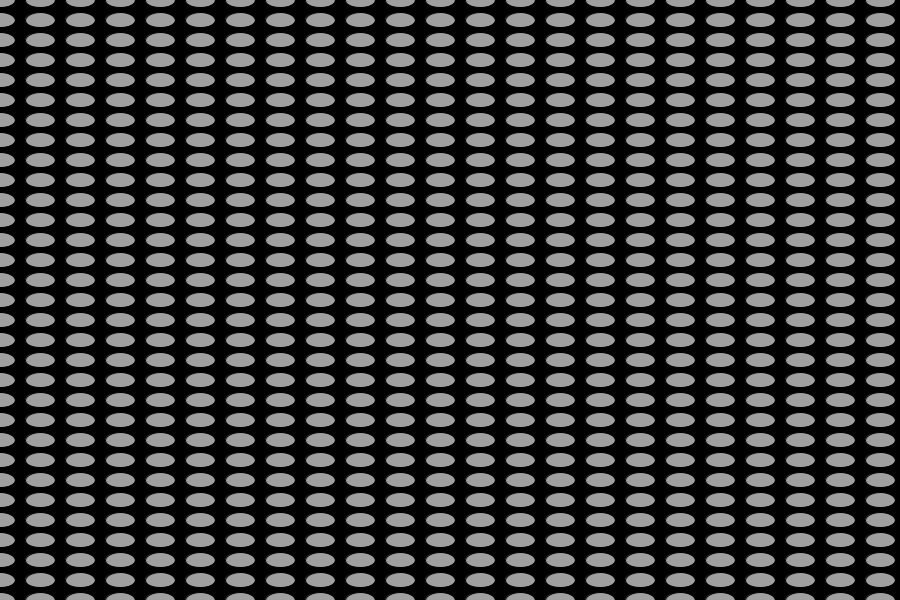
Frame 1 (no input)
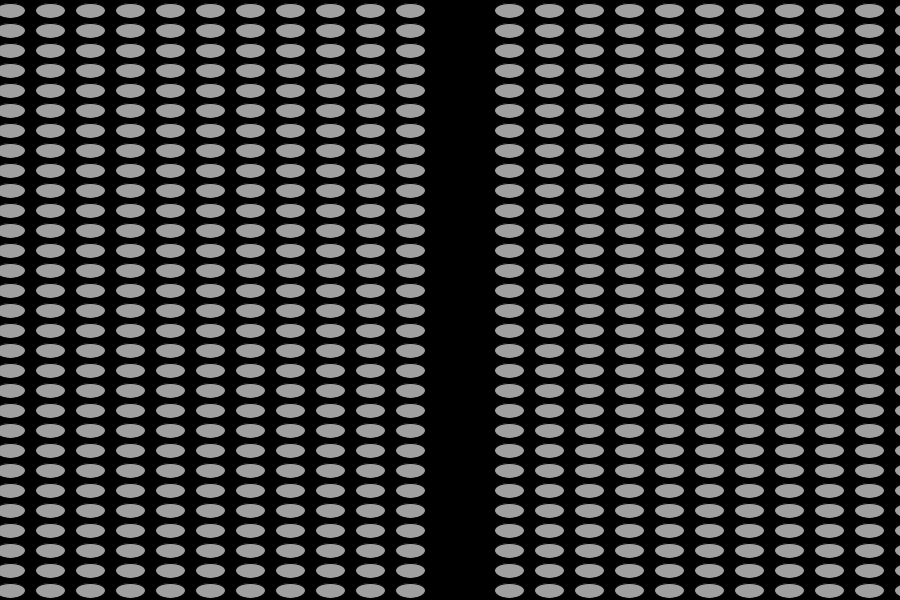
Frame 60 (the mouse pressed at the canvas centre just before this capture)
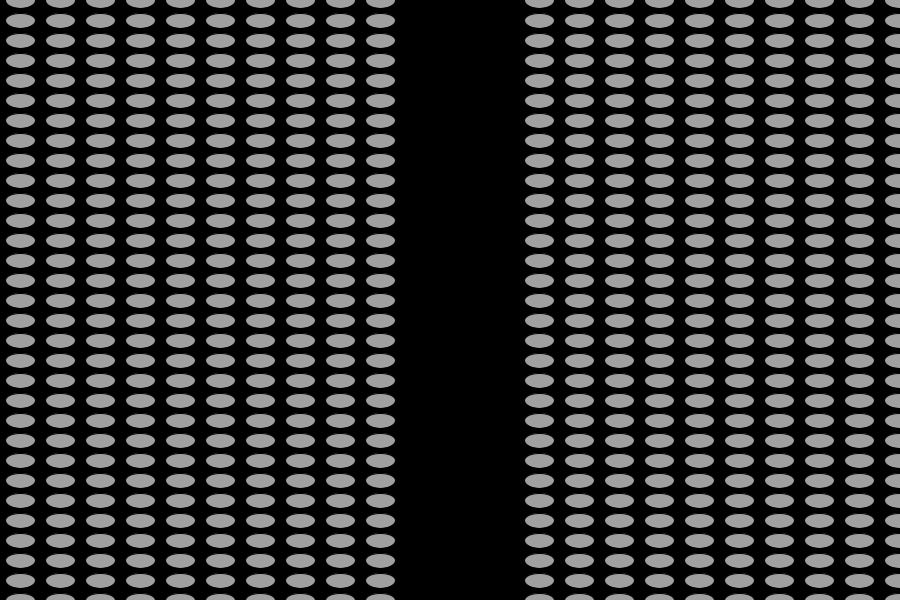
Frame 120 (the mouse held since frame 60 and released just before this capture)

The Processing sketch that drew these frames (run headless with seeded random() and noise(); from frame 60 on, the mouse is pressed at the canvas centre):

// Processing sketch: OminousSpaceshipProcession
// ── OminousSpaceshipProcession.pde
float x1, x2, y, x5, y5;

void setup() {
  size(900, 600);
  x1 = -1000;
  x2 = x1;
  y = 0;
  
  x5 = width/2;
  y5 = height*1.35;
}

void draw() {
  background(0);
  
  fill(160);
  for (int i = 0; i < 37; i++) {
    for (int j = 0; j < 68; j++) {
      spaceship(x1 + 40*i, y + 20*j);
    }
  }
  for (int i = 37; i < 48; i++) {
    for (int j = 0; j < 68; j++) {
      spaceship(x2 + 40*i, y + 20*j);
    }
  }
  
  x1 -= 0.5;
  x2 += 0.5;
  y -= 0.5;
  
  fill(128, 0, 128);
  for (int i = 0; i < 7; i++) {
    spaceship(x5, y5 + 40*i);
  }
  y5 -= 1;
}

void spaceship(float x, float y) {
  ellipse(x, y, 30, 15);
}

//void mousePressed() {
//  mouseX;
//  mouseY;
//}
